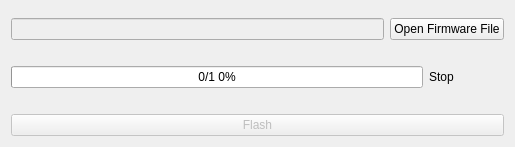
<?xml version="1.0" encoding="UTF-8"?>
<ui version="4.0">
 <class>firmwareWidget</class>
 <widget class="QWidget" name="firmwareWidget">
  <property name="windowModality">
   <enum>Qt::NonModal</enum>
  </property>
  <property name="geometry">
   <rect>
    <x>0</x>
    <y>0</y>
    <width>515</width>
    <height>147</height>
   </rect>
  </property>
  <property name="windowTitle">
   <string>Firmware Upgrade</string>
  </property>
  <layout class="QVBoxLayout" name="verticalLayout">
   <item>
    <layout class="QHBoxLayout" name="horizontalLayout_2">
     <property name="topMargin">
      <number>7</number>
     </property>
     <item>
      <widget class="QLineEdit" name="edtFileName">
       <property name="enabled">
        <bool>false</bool>
       </property>
       <property name="sizePolicy">
        <sizepolicy hsizetype="Minimum" vsizetype="Fixed">
         <horstretch>0</horstretch>
         <verstretch>0</verstretch>
        </sizepolicy>
       </property>
      </widget>
     </item>
     <item>
      <widget class="QPushButton" name="btnOpen">
       <property name="sizePolicy">
        <sizepolicy hsizetype="Fixed" vsizetype="Fixed">
         <horstretch>0</horstretch>
         <verstretch>0</verstretch>
        </sizepolicy>
       </property>
       <property name="text">
        <string>Open Firmware File</string>
       </property>
      </widget>
     </item>
    </layout>
   </item>
   <item>
    <layout class="QHBoxLayout" name="horizontalLayout">
     <property name="topMargin">
      <number>0</number>
     </property>
     <item>
      <widget class="QProgressBar" name="progess">
       <property name="maximum">
        <number>1</number>
       </property>
       <property name="value">
        <number>0</number>
       </property>
       <property name="format">
        <string>%v/%m %p%</string>
       </property>
      </widget>
     </item>
     <item>
      <widget class="QLabel" name="status">
       <property name="sizePolicy">
        <sizepolicy hsizetype="Fixed" vsizetype="Preferred">
         <horstretch>0</horstretch>
         <verstretch>0</verstretch>
        </sizepolicy>
       </property>
       <property name="minimumSize">
        <size>
         <width>75</width>
         <height>0</height>
        </size>
       </property>
       <property name="text">
        <string>Stop</string>
       </property>
      </widget>
     </item>
    </layout>
   </item>
   <item>
    <widget class="QPushButton" name="btnFlash">
     <property name="enabled">
      <bool>false</bool>
     </property>
     <property name="text">
      <string>Flash</string>
     </property>
    </widget>
   </item>
  </layout>
 </widget>
 <resources/>
 <connections/>
</ui>
